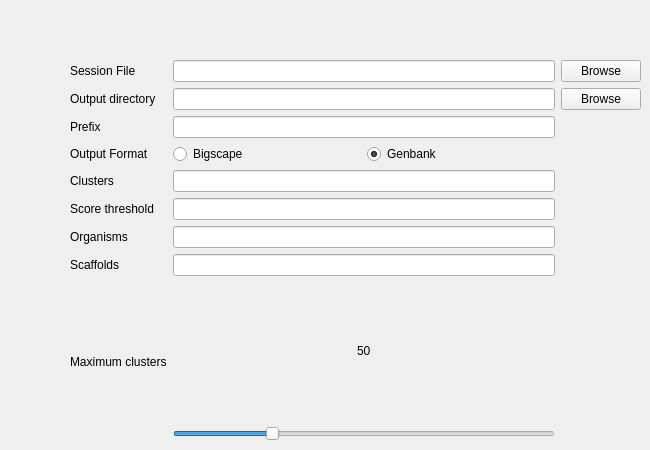
    <widget class="QWidget" name="tab">
     <attribute name="title">
      <string>Extract Clusters</string>
     </attribute>
     <widget class="QWidget" name="gridLayoutWidget_5">
      <property name="geometry">
       <rect>
        <x>70</x>
        <y>60</y>
        <width>571</width>
        <height>381</height>
       </rect>
      </property>
      <layout class="QGridLayout" name="gridLayout_6">
       <item row="3" column="1">
        <layout class="QHBoxLayout" name="horizontalLayout_11">
         <item>
          <widget class="QRadioButton" name="rb_bigscape">
           <property name="text">
            <string>Bigscape</string>
           </property>
          </widget>
         </item>
         <item>
          <widget class="QRadioButton" name="rb_genbank">
           <property name="text">
            <string>Genbank</string>
           </property>
           <property name="checked">
            <bool>true</bool>
           </property>
          </widget>
         </item>
        </layout>
       </item>
       <item row="1" column="1">
        <widget class="QLineEdit" name="le_ecBrowseOut"/>
       </item>
       <item row="1" column="0">
        <widget class="QLabel" name="label_22">
         <property name="text">
          <string>Output directory</string>
         </property>
        </widget>
       </item>
       <item row="2" column="1">
        <widget class="QLineEdit" name="le_ecPre"/>
       </item>
       <item row="0" column="2">
        <widget class="QPushButton" name="pb_ecBrowseSess">
         <property name="text">
          <string>Browse</string>
         </property>
        </widget>
       </item>
       <item row="0" column="1">
        <widget class="QLineEdit" name="le_ecBrowseSess"/>
       </item>
       <item row="0" column="0">
        <widget class="QLabel" name="label_13">
         <property name="text">
          <string>Session File</string>
         </property>
        </widget>
       </item>
       <item row="3" column="0">
        <widget class="QLabel" name="label_24">
         <property name="text">
          <string>Output Format</string>
         </property>
        </widget>
       </item>
       <item row="4" column="0">
        <widget class="QLabel" name="label_25">
         <property name="text">
          <string>Clusters</string>
         </property>
        </widget>
       </item>
       <item row="2" column="0">
        <widget class="QLabel" name="label_23">
         <property name="text">
          <string>Prefix</string>
         </property>
        </widget>
       </item>
       <item row="1" column="2">
        <widget class="QPushButton" name="pb_ecBrowseOut">
         <property name="text">
          <string>Browse</string>
         </property>
        </widget>
       </item>
       <item row="4" column="1">
        <widget class="QLineEdit" name="le_ecClus"/>
       </item>
       <item row="5" column="0">
        <widget class="QLabel" name="label_26">
         <property name="text">
          <string>Score threshold</string>
         </property>
        </widget>
       </item>
       <item row="6" column="0">
        <widget class="QLabel" name="label_27">
         <property name="text">
          <string>Organisms</string>
         </property>
        </widget>
       </item>
       <item row="5" column="1">
        <widget class="QLineEdit" name="le_ecScThr"/>
       </item>
       <item row="7" column="0">
        <widget class="QLabel" name="label_28">
         <property name="text">
          <string>Scaffolds</string>
         </property>
        </widget>
       </item>
       <item row="7" column="1">
        <widget class="QLineEdit" name="le_ecScaf"/>
       </item>
       <item row="6" column="1">
        <widget class="QLineEdit" name="le_ecOrg"/>
       </item>
       <item row="8" column="1">
        <layout class="QVBoxLayout" name="verticalLayout_5">
         <item>
          <layout class="QHBoxLayout" name="horizontalLayout_9">
           <item>
            <spacer name="horizontalSpacer_4">
             <property name="orientation">
              <enum>Qt::Horizontal</enum>
             </property>
             <property name="sizeHint" stdset="0">
              <size>
               <width>40</width>
               <height>20</height>
              </size>
             </property>
            </spacer>
           </item>
           <item>
            <widget class="QLabel" name="lb_ecMaxClu">
             <property name="text">
              <string>50</string>
             </property>
            </widget>
           </item>
           <item>
            <spacer name="horizontalSpacer_5">
             <property name="orientation">
              <enum>Qt::Horizontal</enum>
             </property>
             <property name="sizeHint" stdset="0">
              <size>
               <width>40</width>
               <height>20</height>
              </size>
             </property>
            </spacer>
           </item>
          </layout>
         </item>
         <item>
          <widget class="QSlider" name="horizontalSlider_2">
           <property name="maximum">
            <number>200</number>
           </property>
           <property name="value">
            <number>50</number>
           </property>
           <property name="orientation">
            <enum>Qt::Horizontal</enum>
           </property>
          </widget>
         </item>
        </layout>
       </item>
       <item row="8" column="0">
        <widget class="QLabel" name="label_30">
         <property name="text">
          <string>Maximum clusters</string>
         </property>
        </widget>
       </item>
      </layout>
     </widget>
    </widget>
